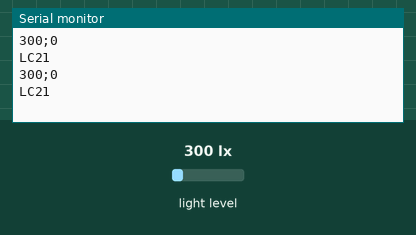
Recording of a sketch running on a simulated Arduino Uno, built with avr-gcc and run on an emulated ATmega328P. Parts: the last lines printed to the serial monitor. Inputs (shaded band) come from the test bench; at power-on: light level 300 lx. WiFi joins after 1.5 s; servers stay silent unless stated.

Above: at 1.3 s.
1.4 s: light level set to 40 lx
At 2.31 s:
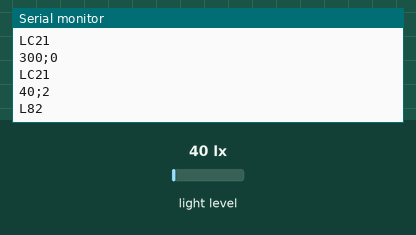
4.0 s: light level set to 500 lx
At 4.32 s:
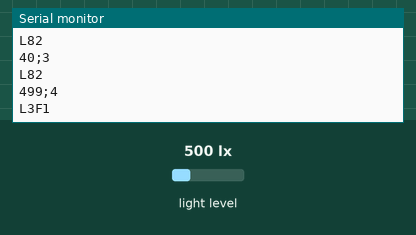
6.0 s: light level set to 1000 lx
At 6.33 s:
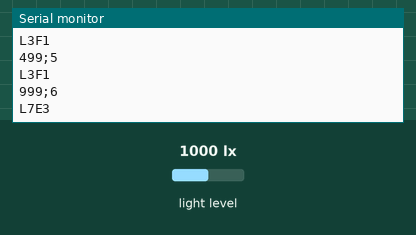
8.0 s: light level set to 1500 lx
At 8.34 s:
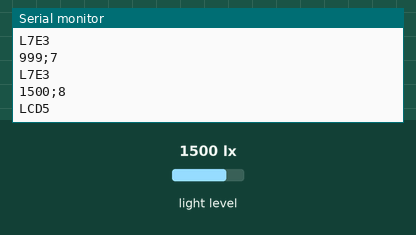
10.0 s: light level set to 1960 lx
At 10.35 s:
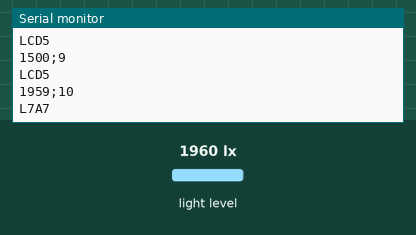
Timing chart, 0 to 13.0 s (numbered marks = the images above; inputs shaded):
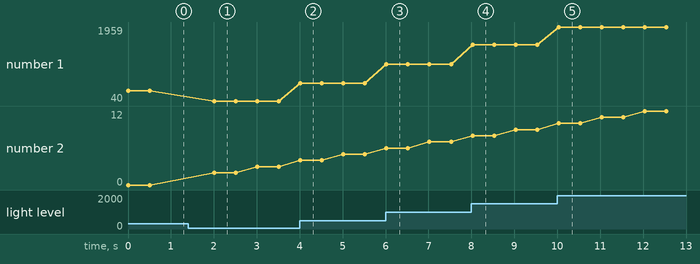

The sketch:

Arduino_Module.ino
```cpp
#include <Time.h>
#include <SPI.h>
#include <Ethernet.h>
#include <EthernetUdp.h>

#include "BH1750.h"

#define LIGHT_INTENSITY_MESSAGE_LENGTH 7
byte mac[] =
{
    0xDE, 0xAD, 0xBE, 0xEF, 0xFE, 0xED
};

/*!
 * Server's IP
 */
IPAddress server(192, 168, 1, 101);

/*!
 * Server's port
 */
int serverPort = 8787;

/*!
 * Ethernet Shield's IP
 */
IPAddress ip(192, 168, 1, 177);

/*!
 * Ethernet Shield's port
 */
int internalPort = 5600;

/*!
 * Received buffer
 */
char packetBuffer[UDP_TX_PACKET_MAX_SIZE];

/*!
 * Using UDP Protocol
 */
EthernetUDP udp;

/*!
 * Light Intensity sensor
 */
BH1750 lightMeter;

/*!
 * The last moment when I got the light intensity and sent it to server.
 */
unsigned long lastMoment = 0;

/*!
 * Delay time
 */
const unsigned long delayInterval = 1000L;

void setup()
{
    /*!
     * Serial is used for debug
     */
    Serial.begin(9600);

    /*!
     * Setup Ethernet Shield
     */
    Ethernet.begin(mac, ip);

    udp.begin(internalPort);
    lightMeter.begin();
}


void loop()
{
    int packetSize = udp.parsePacket();

    /*!
     * Handle the message from Server.
     * Execute the command line of
     */
    if (packetSize)
    {
        /*!
         * Print the information of Sender for debug
         */
        Serial.print("Received packet of size ");
        Serial.println(packetSize);
        Serial.print("From ");
        IPAddress remote = udp.remoteIP();

        for (int i = 0; i < 4; i++)
        {
            Serial.print(remote[i], DEC);
            if (i < 3)
            {
                Serial.print(".");
            }
        }

        Serial.print(", port ");
        Serial.println(udp.remotePort());

        /*!
         * Reading the message
         */
        udp.read(packetBuffer, UDP_TX_PACKET_MAX_SIZE);

        /*
         * Print the content of message for debugging
         */
        Serial.println("Contents:");
        Serial.println(packetBuffer);

        /*!
         * Do a action
         */
    }
    else
    {
        /*!
         * Reading the signal from Sensor
         * Send the data to server
         */
       if (millis() - delayInterval > delayInterval)
       {
            sendLightIntensity();
       }

       delay(500);
    }
}

void convertInt16ToHexStr(uint16_t value, char* msg)
{
    uint16_t tmp = 0;
    char message[256];
    memset(message, 0, sizeof(message));

    while (value > 0)
    {
        tmp = value % 16;
        switch (tmp)
        {
        case 0:
            strcat(message, "0");
            break;
        case 1:
            strcat(message, "1");
            break;
        case 2:
            strcat(message, "2");
            break;
        case 3:
            strcat(message, "3");
            break;
        case 4:
            strcat(message, "4");
            break;
        case 5:
            strcat(message, "5");
            break;
        case 6:
            strcat(message, "6");
            break;
        case 7:
            strcat(message, "7");
            break;
        case 8:
            strcat(message, "8");
            break;
        case 9:
            strcat(message, "9");
            break;
        case 10:
            strcat(message, "A");
            break;
        case 11:
            strcat(message, "B");
            break;
        case 12:
            strcat(message, "C");
            break;
        case 13:
            strcat(message, "D");
            break;
        case 14:
            strcat(message, "E");
            break;
        case 15:
            strcat(message, "F");
            break;
        }
        value = value / 16;
    }
    strcat(message, '\0');
    strcat(msg, message);
}

void sendLightIntensity()
{
    uint16_t lux = lightMeter.readLightLevel();
    uint16_t moment = now();

    /*!
     * Print data to Serial for debugging
     */
    Serial.print(lux);
    Serial.print(";");
    Serial.println(moment);

    /*!
     * Create the message
     */
    char msg[LIGHT_INTENSITY_MESSAGE_LENGTH];
    memset(msg, 0, LIGHT_INTENSITY_MESSAGE_LENGTH * sizeof(char));

    /*!
     * Determine the category of message
     */
    strcat(msg, "L");

    /*!
     * Convert message to array of digit of hex numbers.
     */
    convertInt16ToHexStr(lux, msg);
    Serial.println(msg);
    /*!
     * Send the message
     */
    udp.beginPacket(server, serverPort);
    udp.write(msg, LIGHT_INTENSITY_MESSAGE_LENGTH * sizeof(char));
    udp.endPacket();

    /*!
     * Update the lastMoment value
     */
    lastMoment = millis();

}
```

Measured:
- after the input at 1.4 s, the serial monitor: prints a new line after 0.61 s (image 1)
- after the input at 4.0 s, the serial monitor: prints a new line at once (image 2)
- after the input at 6.0 s, the serial monitor: prints a new line at once (image 3)
- after the input at 8.0 s, the serial monitor: prints a new line at once (image 4)
- after the input at 10.0 s, the serial monitor: prints a new line at once (image 5)
- plotted number 1: 300 → 40 after the input at 1.4 s, 40 → 499 after the input at 4.0 s, 499 → 999 after the input at 6.0 s, 999 → 1500 after the input at 8.0 s, 1500 → 1959 after the input at 10.0 s
